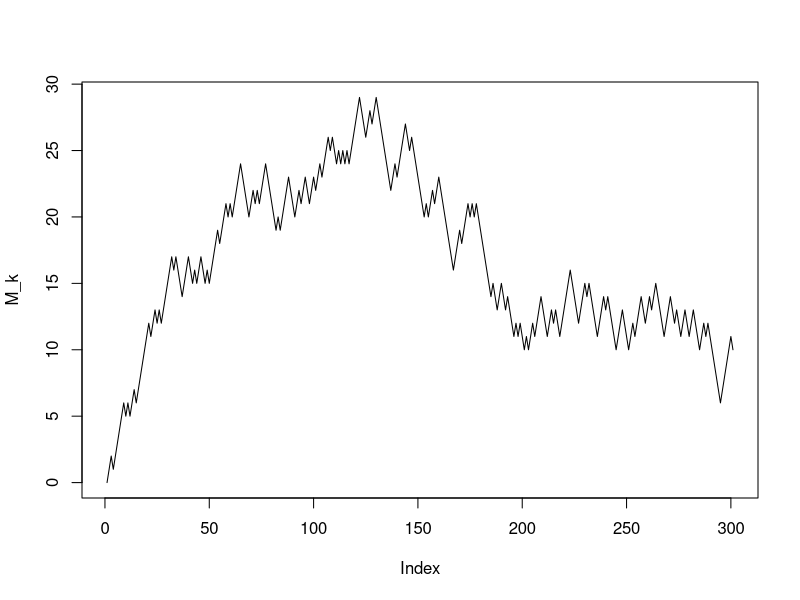
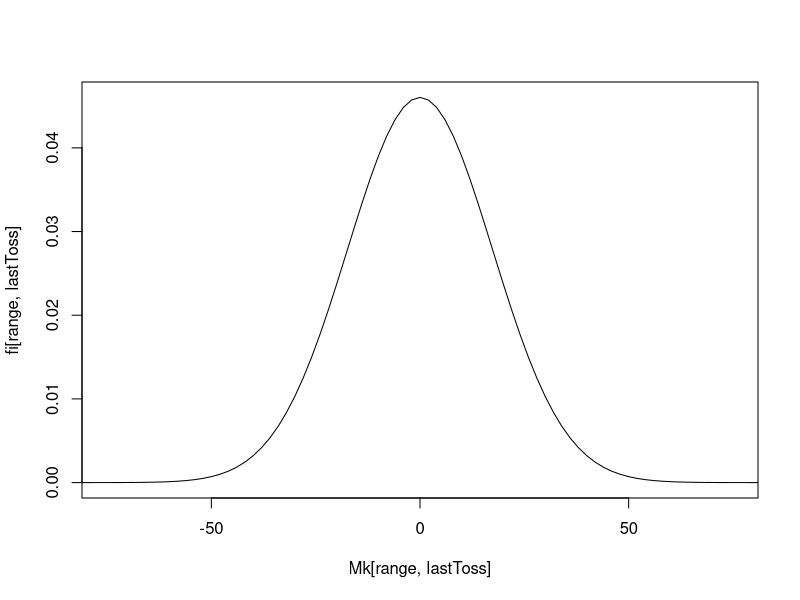

R code for these plots, in order: (Note: this script raises an error after producing the figures.)
# Probability measure:
p <- 1/2
q <- 1 - p
size <- 300
spread <- 3000
M <- 0
### 
# Mt and fi are dataframe with size = (size + 1) * (size + 1)
# All value inside Mt and fi are zero.
# check ate Initialisation section for size value.
### 
Mt <- fi <- data.frame(matrix(rep(0, (size + 1)^2), nrow = size + 1))
l <- 300
k <- 200
##
# Generation
##
X <- sample(x = c(-1, 1),
            size = size,
            replace = T,
            prob = c(p, q)
)
# Following lines must be changed into apply type function:
for(i in 1:size) 
  M[i + 1] <- sum(X[1:i]) # i + 1 because M[0] from theory is indeed represented by M[1] in this code.
# Same result with apply type function:
M_k <- c(0, 
         sapply(seq_along(X), function(x){sum(X[1:x])}))


##
# Check by plot
##
plot(M_k,
     type = 'l')


################################################################################
# Creation of a 300 steps random walk
################################################################################
##
# Construction of the theoretical Random Variable M based on the filtration F(t)
# See document "randomWalkDistributionAnalysis.jgp"
##
# Usual wrong way:
# Profiling give 1200 Ms
for(j in 1:(size + 1))
  for(i in 1:j)
    Mt[i,j] <- (j-i) + (1-i)

# Functional Way:
# No information from profiler: too fast
dim_x <- dim_y <- 1:(size + 1)
o <- outer(dim_x, 
           dim_y, 
           FUN=function(r,c){(r-c) + (1-c)} )
to <- t(o)
subset <- upper.tri(to, diag = T)
Mk <- to * subset
# Better functional way:
dim_x <- dim_y <- 1:(size + 1)
o <- outer(dim_x, 
           dim_y, 
           FUN=function(r,c){ifelse(c>=r, (c-r) - (r-1), NA_integer_)}) 


##
# Construction of the distribution of the theoretical random variable
##
 # Usual wrong way:
# Profiling give 1200 Ms
for(j in 1:(size+1))
  for(i in 1:j)
    fi[i, j] <- choose((j-1), 
                       (j-i)) * p^(j-1)

# Same results following funcional way
fi <- outer(dim_x,
           dim_y,
           FUN = function(i, j){choose((j-1), (j-i)) * p^(j-1)})

##
# Graph of the Theoretical distribution
##

range <- 1:ncol(Mk)
lastToss <- ncol(Mk)
# Using plot
plot(Mk[range, lastToss],
     fi[range, lastToss], 
     type = 'l', 
     xlim = c(-75, 75))
# Using ggplot
# data.frame which map distribution and random variable:
distributionSymRanWal <- data.frame(
  Value = Mt[range, lastToss],
  Frequency = fi[range, lastToss]
)

# For the sake of visibility the limit of X axis has been set to [-100, 100]
library(ggplot2)
ggplot(data = distributionSymRanWal, aes(Value, Frequency)) +
  geom_line() +
  scale_x_continuous(limits = c(-100, 100))




################################################################################
# Check the martingale property of symmetric random walk.
################################################################################
#
# With l > k, show that:
# E[Ml|F(k)] = Mk

##
# first: simple NOT CONDITIONAL Expectation
# E[M200] should equal zero because:
# M0 = 0 and Because Mt is a martingale thus:
# E[M200|f(0)] = E[M200] - 0
##
EM200 = sum(Mt[1:200, 200] * fi[1:200, 200]) # equal zero.

##
# Expectation of Mt_l at k
# denoted by: E[Mt_l|f(k)], with k < l
##
##
# Variables
##
from <- 2 # Departure of the Expectation
k <- 4 # To get the filtration point 
l <- 19 # Give the period to be expected
if(k>l) 
interval <- l-k
##
# Partionated Symmetric Random Walk
##
# first the value of M at time $k$ has to be set. It means that the value at this time $k$ is not yet random but resolved.
# Therefore at time $k$ the variable $M_k$ is not random. 
# We can take any value we want to start with from 1 to $k + 1$.
# I choose to name this variable $from$:
from <- 2 # Departure of the Expectation
# The lenght of the path is already know: $(l - k)$:
len <- l - k
i <- from:(from + len)
j <- k:l
df <- Mk[i, j]
# names(df) <- sapply(1:ncol(df), function(x){paste0("X",x)})
##
# Con 
##

# The probability from k to l start from k to l. The probability table has therefore to be taken from begining.
fi_min <- fi[1:(len+1), 1:(len+1)]
# Old calculation of fi:
# 
# fi <- data.frame(matrix(rep(0, (l-k + 1)^2), nrow = l-k + 1))
# for(j in 1:(l-k+1))
#   for(i in 1:j)
#     fi[i, j] <- choose((j-1), (i-1)) * p^(j-1)#((j-1)*p^(j-1))/(factorial(j-1)*factorial(1+i))
# Finally compute the expectation E[Mt_l|f(k)]:
Mk[from, k]
sum(df[, l-k+1] * fi_min[, l-k+1]) #Yeah it is a matringale

########################################
# Create a 300 steps random walk
########################################
# Empirical distribution based on a series of outcomes of symmetric random walk
k <- size <- 3000
# n is the number of case
n <- spread <- 300000
Xs <- list()
for(i in 1:spread)
  Xs[[i]] <- sample(x = c(-1, 1),
                    replace = T,
                    prob = c(p, q),
                    size = size)
lapply(Xs, sample, x = c(-1,1), replace = T, prob = c(p, q), size = k)

Wn <- vector()
for(i in 1:spread)
  Wn[i] <- sum(Xs[[i]])

hist(Wn)

# Increments:

# Table of increments (one by one:)
X
# Xk is the possible outcome of the random variable X:
Xk <- c(1, -1)
# Expectation:
Ex <- weighted.mean(Xk, c(p, q))
Ex.square <- weighted.mean(Xk^2, c(p, q))
# Variance
S <- Ex.square - Ex^2























